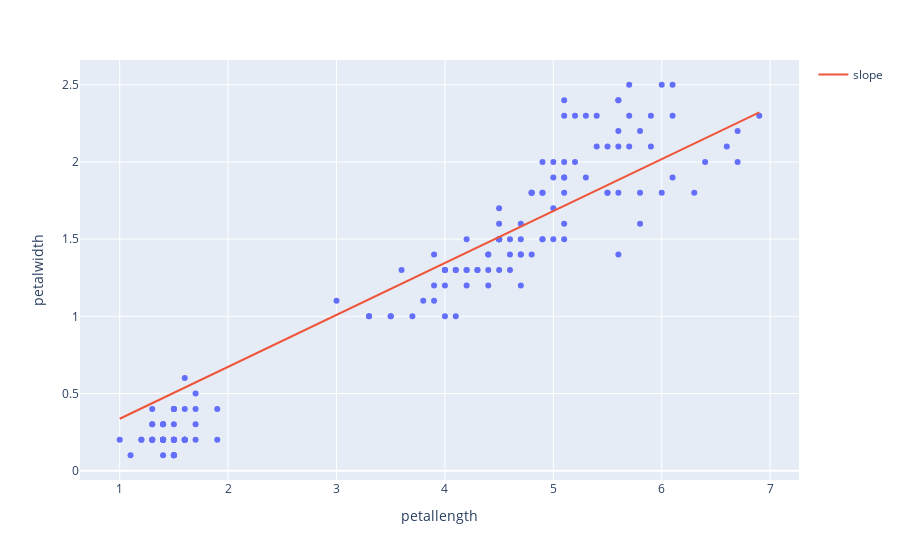

Notebook source saved alongside this figure:
### Code cell
# Thanks to Dmitry.Balabka for the code snippet to plot a line on a scatter given a slope
# Source: https://community.plotly.com/t/plotly-python-how-to-add-a-line-with-given-slope-and-intercapt-to-a-given-x-y-plot/44970/6

import plotly.graph_objects as go

fig = px.scatter(samples, 'petallength', 'petalwidth')
fig.add_trace(
    go.Scatter(x=samples['petallength'], y=Θ[0]*samples['petallength'], name="slope", line_shape='linear')
)
fig.show("png")

### Figure 1 — Plotly figure (JSON) as saved in the notebook; plotly's stock layout.template omitted (floating-point values rounded to 4 significant figures; data arrays with more than 128 entries replaced by an {"elided": "..."} marker saying what was removed)
{"data": [{"hovertemplate": "petallength=%{x}<br>petalwidth=%{y}<extra></extra>", "legendgroup": "", "marker": {"color": "#636efa", "symbol": "circle"}, "mode": "markers", "name": "", "orientation": "v", "showlegend": false, "type": "scatter", "x": {"elided": "150 float values"}, "xaxis": "x", "y": {"elided": "150 float values"}, "yaxis": "y"}, {"line": {"shape": "linear"}, "name": "slope", "type": "scatter", "x": {"elided": "150 float values"}, "y": {"elided": "150 float values"}}], "layout": {"legend": {"tracegroupgap": 0}, "margin": {"t": 60}, "xaxis": {"anchor": "y", "domain": [0, 1], "title": {"text": "petallength"}}, "yaxis": {"anchor": "x", "domain": [0, 1], "title": {"text": "petalwidth"}}}}
